Frame 1 (no input): blank canvas, image omitted
Frame 60 (the mouse pressed at the canvas centre just before this capture): blank canvas, image omitted
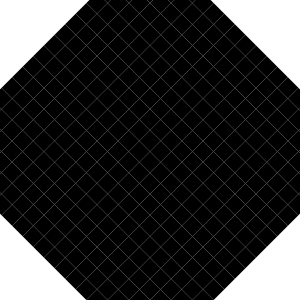
Frame 120 (the mouse held since frame 60 and released just before this capture)

The Processing sketch whose frames 1 and 60 were blank and that drew this single picture after the mouse press (run headless with seeded random() and noise(); from frame 60 on, the mouse is pressed at the canvas centre):

// Processing sketch: processing_43003
// ── processing_43003.pde

float sz;

void setup() {
size(300, 300);
smooth();
noStroke();
rectMode(CENTER);
}

void draw()
{ background(255);
  for(int x = 0; x < 20; x++)
  { 
    for(int y = 0; y < 20; y++)
    {
    fill(0);
   pushMatrix();
   translate(width/2, -50);
   rotate(radians(45));
   sz = 0.1;
    rect(x*15, y*15, sz*mouseX , sz*mouseY);
    popMatrix();
   
    
  }
  
  
  
  }
}
